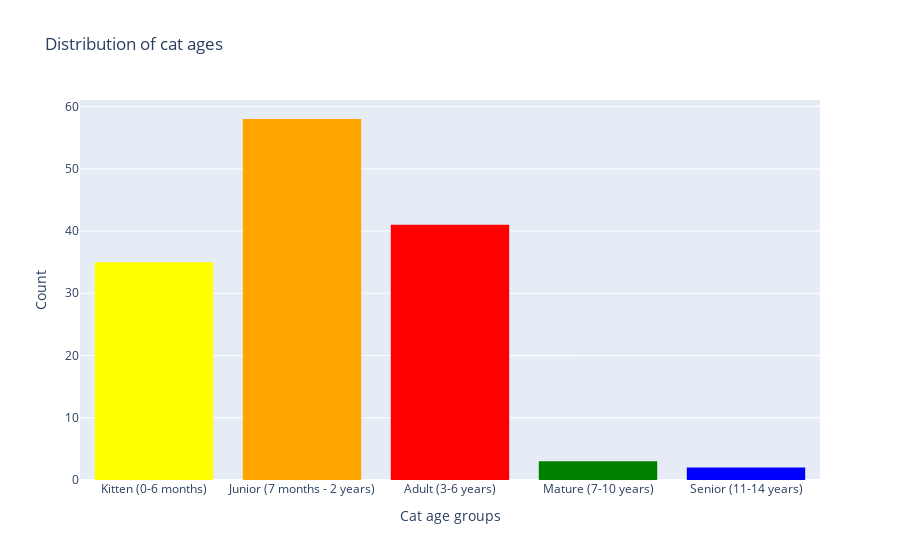

The notebook cell saved with this chart:
### Code cell
# Remove NA values
df1= df.dropna(subset=['cat_age'])
print('length of cleaned df ',len(df1))

fig = px.histogram(df1, x='cat_age',
                title="Distribution of cat ages",
                color= 'cat_age',
                color_discrete_sequence= col_scale,
                category_orders= {'cat_age':['Kitten (0-6 months)','Junior (7 months - 2 years)',
                                   'Adult (3-6 years)','Mature (7-10 years)', 'Senior (11-14 years)']}
                )
fig.update_yaxes(title = 'Count') # Y-axis title
fig.update_xaxes(title = 'Cat age groups') # X-axis title
fig. update_layout(showlegend=False) # Remove legend

fig.show()

pio.write_image(fig, 'test1hist_cat_age.png', engine="kaleido")

### Figure 1 — Plotly figure (JSON) as saved in the notebook; plotly's stock layout.template omitted (floating-point values rounded to 4 significant figures)
{"data": [{"alignmentgroup": "True", "bingroup": "x", "hovertemplate": "cat_age=%{x}<br>count=%{y}<extra></extra>", "legendgroup": "Kitten (0-6 months)", "marker": {"color": "yellow", "pattern": {"shape": ""}}, "name": "Kitten (0-6 months)", "offsetgroup": "Kitten (0-6 months)", "orientation": "v", "showlegend": true, "type": "histogram", "x": ["Kitten (0-6 months)", "Kitten (0-6 months)", "Kitten (0-6 months)", "Kitten (0-6 months)", "Kitten (0-6 months)", "Kitten (0-6 months)", "Kitten (0-6 months)", "Kitten (0-6 months)", "Kitten (0-6 months)", "Kitten (0-6 months)", "Kitten (0-6 months)", "Kitten (0-6 months)", "Kitten (0-6 months)", "Kitten (0-6 months)", "Kitten (0-6 months)", "Kitten (0-6 months)", "Kitten (0-6 months)", "Kitten (0-6 months)", "Kitten (0-6 months)", "Kitten (0-6 months)", "Kitten (0-6 months)", "Kitten (0-6 months)", "Kitten (0-6 months)", "Kitten (0-6 months)", "Kitten (0-6 months)", "Kitten (0-6 months)", "Kitten (0-6 months)", "Kitten (0-6 months)", "Kitten (0-6 months)", "Kitten (0-6 months)", "Kitten (0-6 months)", "Kitten (0-6 months)", "Kitten (0-6 months)", "Kitten (0-6 months)", "Kitten (0-6 months)"], "xaxis": "x", "yaxis": "y"}, {"alignmentgroup": "True", "bingroup": "x", "hovertemplate": "cat_age=%{x}<br>count=%{y}<extra></extra>", "legendgroup": "Junior (7 months - 2 years)", "marker": {"color": "orange", "pattern": {"shape": ""}}, "name": "Junior (7 months - 2 years)", "offsetgroup": "Junior (7 months - 2 years)", "orientation": "v", "showlegend": true, "type": "histogram", "x": ["Junior (7 months - 2 years)", "Junior (7 months - 2 years)", "Junior (7 months - 2 years)", "Junior (7 months - 2 years)", "Junior (7 months - 2 years)", "Junior (7 months - 2 years)", "Junior (7 months - 2 years)", "Junior (7 months - 2 years)", "Junior (7 months - 2 years)", "Junior (7 months - 2 years)", "Junior (7 months - 2 years)", "Junior (7 months - 2 years)", "Junior (7 months - 2 years)", "Junior (7 months - 2 years)", "Junior (7 months - 2 years)", "Junior (7 months - 2 years)", "Junior (7 months - 2 years)", "Junior (7 months - 2 years)", "Junior (7 months - 2 years)", "Junior (7 months - 2 years)", "Junior (7 months - 2 years)", "Junior (7 months - 2 years)", "Junior (7 months - 2 years)", "Junior (7 months - 2 years)", "Junior (7 months - 2 years)", "Junior (7 months - 2 years)", "Junior (7 months - 2 years)", "Junior (7 months - 2 years)", "Junior (7 months - 2 years)", "Junior (7 months - 2 years)", "Junior (7 months - 2 years)", "Junior (7 months - 2 years)", "Junior (7 months - 2 years)", "Junior (7 months - 2 years)", "Junior (7 months - 2 years)", "Junior (7 months - 2 years)", "Junior (7 months - 2 years)", "Junior (7 months - 2 years)", "Junior (7 months - 2 years)", "Junior (7 months - 2 years)", "Junior (7 months - 2 years)", "Junior (7 months - 2 years)", "Junior (7 months - 2 years)", "Junior (7 months - 2 years)", "Junior (7 months - 2 years)", "Junior (7 months - 2 years)", "Junior (7 months - 2 years)", "Junior (7 months - 2 years)", "Junior (7 months - 2 years)", "Junior (7 months - 2 years)", "Junior (7 months - 2 years)", "Junior (7 months - 2 years)", "Junior (7 months - 2 years)", "Junior (7 months - 2 years)", "Junior (7 months - 2 years)", "Junior (7 months - 2 years)", "Junior (7 months - 2 years)", "Junior (7 months - 2 years)"], "xaxis": "x", "yaxis": "y"}, {"alignmentgroup": "True", "bingroup": "x", "hovertemplate": "cat_age=%{x}<br>count=%{y}<extra></extra>", "legendgroup": "Adult (3-6 years)", "marker": {"color": "red", "pattern": {"shape": ""}}, "name": "Adult (3-6 years)", "offsetgroup": "Adult (3-6 years)", "orientation": "v", "showlegend": true, "type": "histogram", "x": ["Adult (3-6 years)", "Adult (3-6 years)", "Adult (3-6 years)", "Adult (3-6 years)", "Adult (3-6 years)", "Adult (3-6 years)", "Adult (3-6 years)", "Adult (3-6 years)", "Adult (3-6 years)", "Adult (3-6 years)", "Adult (3-6 years)", "Adult (3-6 years)", "Adult (3-6 years)", "Adult (3-6 years)", "Adult (3-6 years)", "Adult (3-6 years)", "Adult (3-6 years)", "Adult (3-6 years)", "Adult (3-6 years)", "Adult (3-6 years)", "Adult (3-6 years)", "Adult (3-6 years)", "Adult (3-6 years)", "Adult (3-6 years)", "Adult (3-6 years)", "Adult (3-6 years)", "Adult (3-6 years)", "Adult (3-6 years)", "Adult (3-6 years)", "Adult (3-6 years)", "Adult (3-6 years)", "Adult (3-6 years)", "Adult (3-6 years)", "Adult (3-6 years)", "Adult (3-6 years)", "Adult (3-6 years)", "Adult (3-6 years)", "Adult (3-6 years)", "Adult (3-6 years)", "Adult (3-6 years)", "Adult (3-6 years)"], "xaxis": "x", "yaxis": "y"}, {"alignmentgroup": "True", "bingroup": "x", "hovertemplate": "cat_age=%{x}<br>count=%{y}<extra></extra>", "legendgroup": "Mature (7-10 years)", "marker": {"color": "green", "pattern": {"shape": ""}}, "name": "Mature (7-10 years)", "offsetgroup": "Mature (7-10 years)", "orientation": "v", "showlegend": true, "type": "histogram", "x": ["Mature (7-10 years)", "Mature (7-10 years)", "Mature (7-10 years)"], "xaxis": "x", "yaxis": "y"}, {"alignmentgroup": "True", "bingroup": "x", "hovertemplate": "cat_age=%{x}<br>count=%{y}<extra></extra>", "legendgroup": "Senior (11-14 years)", "marker": {"color": "blue", "pattern": {"shape": ""}}, "name": "Senior (11-14 years)", "offsetgroup": "Senior (11-14 years)", "orientation": "v", "showlegend": true, "type": "histogram", "x": ["Senior (11-14 years)", "Senior (11-14 years)"], "xaxis": "x", "yaxis": "y"}], "layout": {"barmode": "relative", "legend": {"title": {"text": "cat_age"}, "tracegroupgap": 0}, "showlegend": false, "title": {"text": "Distribution of cat ages"}, "xaxis": {"anchor": "y", "categoryarray": ["Kitten (0-6 months)", "Junior (7 months - 2 years)", "Adult (3-6 years)", "Mature (7-10 years)", "Senior (11-14 years)"], "categoryorder": "array", "domain": [0, 1], "title": {"text": "Cat age groups"}}, "yaxis": {"anchor": "x", "domain": [0, 1], "title": {"text": "Count"}}}}
